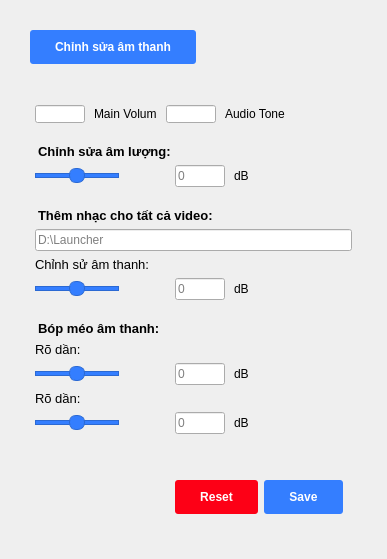
              <widget class="QFrame" name="layoutEditAudio">
               <property name="styleSheet">
                <string notr="true">#layoutEditAudio {
background-color: white;      /* Màu nền */
    border-radius: 10px;          /* Bo viền 10px */
    border: 2px solid #cccccc;    /* Viền màu xám nhạt */
margin:15px;
}</string>
               </property>
               <layout class="QVBoxLayout" name="verticalLayout_50">
                <property name="leftMargin">
                 <number>30</number>
                </property>
                <property name="topMargin">
                 <number>30</number>
                </property>
                <property name="rightMargin">
                 <number>30</number>
                </property>
                <property name="bottomMargin">
                 <number>30</number>
                </property>
                <item>
                 <widget class="QPushButton" name="btnEditAudio">
                  <property name="sizePolicy">
                   <sizepolicy hsizetype="Fixed" vsizetype="Fixed">
                    <horstretch>0</horstretch>
                    <verstretch>0</verstretch>
                   </sizepolicy>
                  </property>
                  <property name="styleSheet">
                   <string notr="true">QPushButton {
    background-color: #347EFF; /* Màu xanh */
    color: white;              /* Chữ màu trắng */      
    font-weight: bold;         /* In đậm */
    border-radius: 3px;        /* Bo góc */
    padding: 6px 12px;         /* Khoảng cách lề */
    border: none;              /* Không viền */
 padding: 10px 25px 10px 25px; 
}

/* Khi hover */
QPushButton:hover {
    background-color: #286BE6; /* Màu xanh đậm hơn */
}

/* Khi nhấn */
QPushButton:pressed {
    background-color: #1F58C2; /* Màu xanh tối hơn khi nhấn */
}</string>
                  </property>
                  <property name="text">
                   <string>Chỉnh sửa âm thanh</string>
                  </property>
                 </widget>
                </item>
                <item>
                 <widget class="QWidget" name="editAudioMainLayout" native="true">
                  <layout class="QVBoxLayout" name="verticalLayout_14" stretch="0,0,0,0,0,0,0,0,0,0,0,0,0">
                   <property name="leftMargin">
                    <number>5</number>
                   </property>
                   <property name="topMargin">
                    <number>5</number>
                   </property>
                   <property name="rightMargin">
                    <number>5</number>
                   </property>
                   <property name="bottomMargin">
                    <number>5</number>
                   </property>
                   <item alignment="Qt::AlignLeft">
                    <widget class="QFrame" name="frame_2">
                     <property name="styleSheet">
                      <string notr="true">margin: 15px 0px 0px 0px</string>
                     </property>
                     <layout class="QHBoxLayout" name="volumMainLayout">
                      <property name="leftMargin">
                       <number>0</number>
                      </property>
                      <property name="topMargin">
                       <number>0</number>
                      </property>
                      <property name="rightMargin">
                       <number>0</number>
                      </property>
                      <property name="bottomMargin">
                       <number>0</number>
                      </property>
                      <item>
                       <widget class="QLineEdit" name="txtMainVolum">
                        <property name="sizePolicy">
                         <sizepolicy hsizetype="Fixed" vsizetype="Fixed">
                          <horstretch>0</horstretch>
                          <verstretch>0</verstretch>
                         </sizepolicy>
                        </property>
                        <property name="maximumSize">
                         <size>
                          <width>50</width>
                          <height>16777215</height>
                         </size>
                        </property>
                       </widget>
                      </item>
                      <item>
                       <widget class="QLabel" name="label_93">
                        <property name="sizePolicy">
                         <sizepolicy hsizetype="Fixed" vsizetype="Fixed">
                          <horstretch>0</horstretch>
                          <verstretch>0</verstretch>
                         </sizepolicy>
                        </property>
                        <property name="text">
                         <string>Main Volum</string>
                        </property>
                       </widget>
                      </item>
                      <item>
                       <widget class="QLineEdit" name="txtAudioTone">
                        <property name="sizePolicy">
                         <sizepolicy hsizetype="Fixed" vsizetype="Fixed">
                          <horstretch>0</horstretch>
                          <verstretch>0</verstretch>
                         </sizepolicy>
                        </property>
                        <property name="maximumSize">
                         <size>
                          <width>50</width>
                          <height>16777215</height>
                         </size>
                        </property>
                       </widget>
                      </item>
                      <item>
                       <widget class="QLabel" name="label_94">
                        <property name="sizePolicy">
                         <sizepolicy hsizetype="Fixed" vsizetype="Fixed">
                          <horstretch>0</horstretch>
                          <verstretch>0</verstretch>
                         </sizepolicy>
                        </property>
                        <property name="text">
                         <string>Audio Tone</string>
                        </property>
                       </widget>
                      </item>
                     </layout>
                    </widget>
                   </item>
                   <item>
                    <widget class="QLabel" name="label_107">
                     <property name="sizePolicy">
                      <sizepolicy hsizetype="Preferred" vsizetype="Fixed">
                       <horstretch>0</horstretch>
                       <verstretch>0</verstretch>
                      </sizepolicy>
                     </property>
                     <property name="font">
                      <font>
                       <pointsize>10</pointsize>
                       <weight>75</weight>
                       <bold>true</bold>
                      </font>
                     </property>
                     <property name="styleSheet">
                      <string notr="true">margin: 15px 0px 0px 0px</string>
                     </property>
                     <property name="text">
                      <string>Chỉnh sửa âm lượng:</string>
                     </property>
                     <property name="scaledContents">
                      <bool>true</bool>
                     </property>
                    </widget>
                   </item>
                   <item>
                    <layout class="QHBoxLayout" name="upVolumLayout">
                     <item>
                      <widget class="QSlider" name="sliderEditVolum">
                       <property name="styleSheet">
                        <string notr="true">QSlider{
margin: 0px 50px 0px 0px
}

QSlider::groove:horizontal {
                border: 1px solid rgb(43, 105, 211);
                height: 3px;
                background: rgb(52, 126, 255);
                margin: 2px 0;
            }
            QSlider::handle:horizontal {
                background: rgb(52, 126, 255);
                border: 1px solid rgb(43, 105, 211);
                width: 14px;
                height: 20px;
                margin: -6px 0;
                border-radius: 7px;
            }
            QSlider::handle:horizontal:hover {
                background: rgb(26, 63, 127);
            }</string>
                       </property>
                       <property name="maximum">
                        <number>100</number>
                       </property>
                       <property name="value">
                        <number>50</number>
                       </property>
                       <property name="orientation">
                        <enum>Qt::Horizontal</enum>
                       </property>
                      </widget>
                     </item>
                     <item>
                      <widget class="QLineEdit" name="txtNumberVolum">
                       <property name="sizePolicy">
                        <sizepolicy hsizetype="Fixed" vsizetype="Fixed">
                         <horstretch>0</horstretch>
                         <verstretch>0</verstretch>
                        </sizepolicy>
                       </property>
                       <property name="maximumSize">
                        <size>
                         <width>50</width>
                         <height>16777215</height>
                        </size>
                       </property>
                       <property name="styleSheet">
                        <string notr="true"/>
                       </property>
                       <property name="placeholderText">
                        <string>0</string>
                       </property>
                      </widget>
                     </item>
                     <item>
                      <widget class="QLabel" name="label_96">
                       <property name="sizePolicy">
                        <sizepolicy hsizetype="Fixed" vsizetype="Fixed">
                         <horstretch>0</horstretch>
                         <verstretch>0</verstretch>
                        </sizepolicy>
                       </property>
                       <property name="styleSheet">
                        <string notr="true">margin: 0px 100px 0px 0px</string>
                       </property>
                       <property name="text">
                        <string>dB</string>
                       </property>
                      </widget>
                     </item>
                    </layout>
                   </item>
                   <item>
                    <widget class="QLabel" name="label_99">
                     <property name="sizePolicy">
                      <sizepolicy hsizetype="Preferred" vsizetype="Fixed">
                       <horstretch>0</horstretch>
                       <verstretch>0</verstretch>
                      </sizepolicy>
                     </property>
                     <property name="font">
                      <font>
                       <pointsize>10</pointsize>
                       <weight>75</weight>
                       <bold>true</bold>
                      </font>
                     </property>
                     <property name="styleSheet">
                      <string notr="true">margin: 15px 0px 0px 0px</string>
                     </property>
                     <property name="text">
                      <string>Thêm nhạc cho tất cả video:</string>
                     </property>
                     <property name="scaledContents">
                      <bool>true</bool>
                     </property>
                    </widget>
                   </item>
                   <item>
                    <widget class="QLineEdit" name="txtFolderMusicVideo">
                     <property name="placeholderText">
                      <string>D:\Launcher</string>
                     </property>
                    </widget>
                   </item>
                   <item>
                    <widget class="QLabel" name="label_95">
                     <property name="sizePolicy">
                      <sizepolicy hsizetype="Preferred" vsizetype="Fixed">
                       <horstretch>0</horstretch>
                       <verstretch>0</verstretch>
                      </sizepolicy>
                     </property>
                     <property name="font">
                      <font>
                       <pointsize>10</pointsize>
                       <weight>50</weight>
                       <bold>false</bold>
                      </font>
                     </property>
                     <property name="text">
                      <string>Chỉnh sử âm thanh:</string>
                     </property>
                     <property name="scaledContents">
                      <bool>true</bool>
                     </property>
                    </widget>
                   </item>
                   <item>
                    <layout class="QHBoxLayout" name="editVolumeSizeLayout">
                     <item>
                      <widget class="QSlider" name="sliderAudioEdit">
                       <property name="styleSheet">
                        <string notr="true">QSlider{
margin: 0px 50px 0px 0px
}

QSlider::groove:horizontal {
                border: 1px solid rgb(43, 105, 211);
                height: 3px;
                background: rgb(52, 126, 255);
                margin: 2px 0;
            }
            QSlider::handle:horizontal {
                background: rgb(52, 126, 255);
                border: 1px solid rgb(43, 105, 211);
                width: 14px;
                height: 20px;
                margin: -6px 0;
                border-radius: 7px;
            }
            QSlider::handle:horizontal:hover {
                background: rgb(26, 63, 127);
            }</string>
                       </property>
                       <property name="maximum">
                        <number>100</number>
                       </property>
                       <property name="value">
                        <number>50</number>
                       </property>
                       <property name="orientation">
                        <enum>Qt::Horizontal</enum>
                       </property>
                      </widget>
                     </item>
                     <item>
                      <widget class="QLineEdit" name="txtEditAudio">
                       <property name="sizePolicy">
                        <sizepolicy hsizetype="Fixed" vsizetype="Fixed">
                         <horstretch>0</horstretch>
                         <verstretch>0</verstretch>
                        </sizepolicy>
                       </property>
                       <property name="maximumSize">
                        <size>
                         <width>50</width>
                         <height>16777215</height>
                        </size>
                       </property>
                       <property name="styleSheet">
                        <string notr="true"/>
                       </property>
                       <property name="placeholderText">
                        <string>0</string>
                       </property>
                      </widget>
                     </item>
                     <item>
                      <widget class="QLabel" name="label_108">
                       <property name="sizePolicy">
                        <sizepolicy hsizetype="Fixed" vsizetype="Fixed">
                         <horstretch>0</horstretch>
                         <verstretch>0</verstretch>
                        </sizepolicy>
                       </property>
                       <property name="styleSheet">
                        <string notr="true">margin: 0px 100px 0px 0px</string>
                       </property>
                       <property name="text">
                        <string>dB</string>
                       </property>
                      </widget>
                     </item>
                    </layout>
                   </item>
                   <item>
                    <widget class="QLabel" name="label_97">
                     <property name="sizePolicy">
                      <sizepolicy hsizetype="Preferred" vsizetype="Fixed">
                       <horstretch>0</horstretch>
                       <verstretch>0</verstretch>
                      </sizepolicy>
                     </property>
                     <property name="font">
                      <font>
                       <pointsize>10</pointsize>
                       <weight>75</weight>
                       <bold>true</bold>
                      </font>
                     </property>
                     <property name="styleSheet">
                      <string notr="true">margin: 15px 0px 0px 0px</string>
                     </property>
                     <property name="text">
                      <string>Bóp méo âm thanh:</string>
                     </property>
                     <property name="scaledContents">
                      <bool>true</bool>
                     </property>
                    </widget>
                   </item>
                   <item>
                    <widget class="QLabel" name="label_109">
                     <property name="sizePolicy">
                      <sizepolicy hsizetype="Preferred" vsizetype="Fixed">
                       <horstretch>0</horstretch>
                       <verstretch>0</verstretch>
                      </sizepolicy>
                     </property>
                     <property name="font">
                      <font>
                       <pointsize>10</pointsize>
                       <weight>50</weight>
                       <bold>false</bold>
                      </font>
                     </property>
                     <property name="text">
                      <string>Rõ dần:</string>
                     </property>
                     <property name="scaledContents">
                      <bool>true</bool>
                     </property>
                    </widget>
                   </item>
                   <item>
                    <layout class="QHBoxLayout" name="smallToBigVolumeLayout">
                     <item>
                      <widget class="QSlider" name="horizontalSlider_2">
                       <property name="styleSheet">
                        <string notr="true">QSlider{
margin: 0px 50px 0px 0px
}

QSlider::groove:horizontal {
                border: 1px solid rgb(43, 105, 211);
                height: 3px;
                background: rgb(52, 126, 255);
                margin: 2px 0;
            }
            QSlider::handle:horizontal {
                background: rgb(52, 126, 255);
                border: 1px solid rgb(43, 105, 211);
                width: 14px;
                height: 20px;
                margin: -6px 0;
                border-radius: 7px;
            }
            QSlider::handle:horizontal:hover {
                background: rgb(26, 63, 127);
            }</string>
                       </property>
                       <property name="maximum">
                        <number>100</number>
                       </property>
                       <property name="value">
                        <number>50</number>
                       </property>
                       <property name="orientation">
                        <enum>Qt::Horizontal</enum>
                       </property>
                      </widget>
                     </item>
                     <item>
                      <widget class="QLineEdit" name="txtFadeIn">
                       <property name="sizePolicy">
                        <sizepolicy hsizetype="Fixed" vsizetype="Fixed">
                         <horstretch>0</horstretch>
                         <verstretch>0</verstretch>
                        </sizepolicy>
                       </property>
                       <property name="maximumSize">
                        <size>
                         <width>50</width>
                         <height>16777215</height>
                        </size>
                       </property>
                       <property name="styleSheet">
                        <string notr="true"/>
                       </property>
                       <property name="placeholderText">
                        <string>0</string>
                       </property>
                      </widget>
                     </item>
                     <item>
                      <widget class="QLabel" name="label_98">
                       <property name="sizePolicy">
                        <sizepolicy hsizetype="Fixed" vsizetype="Fixed">
                         <horstretch>0</horstretch>
                         <verstretch>0</verstretch>
                        </sizepolicy>
                       </property>
                       <property name="styleSheet">
                        <string notr="true">margin: 0px 100px 0px 0px</string>
                       </property>
                       <property name="text">
                        <string>dB</string>
                       </property>
                      </widget>
                     </item>
                    </layout>
                   </item>
                   <item>
                    <widget class="QLabel" name="label_111">
                     <property name="sizePolicy">
                      <sizepolicy hsizetype="Preferred" vsizetype="Fixed">
                       <horstretch>0</horstretch>
                       <verstretch>0</verstretch>
                      </sizepolicy>
                     </property>
                     <property name="font">
                      <font>
                       <pointsize>10</pointsize>
                       <weight>50</weight>
                       <bold>false</bold>
                      </font>
                     </property>
                     <property name="text">
                      <string>Rõ dần:</string>
                     </property>
                     <property name="scaledContents">
                      <bool>true</bool>
                     </property>
                    </widget>
                   </item>
                   <item>
                    <layout class="QHBoxLayout" name="bigToSmallVolume">
                     <item>
                      <widget class="QSlider" name="horizontalSlider_6">
                       <property name="styleSheet">
                        <string notr="true">QSlider{
margin: 0px 50px 0px 0px
}

QSlider::groove:horizontal {
                border: 1px solid rgb(43, 105, 211);
                height: 3px;
                background: rgb(52, 126, 255);
                margin: 2px 0;
            }
            QSlider::handle:horizontal {
                background: rgb(52, 126, 255);
                border: 1px solid rgb(43, 105, 211);
                width: 14px;
                height: 20px;
                margin: -6px 0;
                border-radius: 7px;
            }
            QSlider::handle:horizontal:hover {
                background: rgb(26, 63, 127);
            }</string>
                       </property>
                       <property name="maximum">
                        <number>100</number>
                       </property>
                       <property name="value">
                        <number>50</number>
                       </property>
                       <property name="orientation">
                        <enum>Qt::Horizontal</enum>
                       </property>
                      </widget>
                     </item>
                     <item>
                      <widget class="QLineEdit" name="txtFadeOut">
                       <property name="sizePolicy">
                        <sizepolicy hsizetype="Fixed" vsizetype="Fixed">
                         <horstretch>0</horstretch>
                         <verstretch>0</verstretch>
                        </sizepolicy>
                       </property>
                       <property name="maximumSize">
                        <size>
                         <width>50</width>
                         <height>16777215</height>
                        </size>
                       </property>
                       <property name="styleSheet">
                        <string notr="true"/>
                       </property>
                       <property name="placeholderText">
                        <string>0</string>
                       </property>
                      </widget>
                     </item>
                     <item>
                      <widget class="QLabel" name="label_110">
                       <property name="sizePolicy">
                        <sizepolicy hsizetype="Fixed" vsizetype="Fixed">
                         <horstretch>0</horstretch>
                         <verstretch>0</verstretch>
                        </sizepolicy>
                       </property>
                       <property name="styleSheet">
                        <string notr="true">margin: 0px 100px 0px 0px</string>
                       </property>
                       <property name="text">
                        <string>dB</string>
                       </property>
                      </widget>
                     </item>
                    </layout>
                   </item>
                   <item alignment="Qt::AlignRight">
                    <widget class="QFrame" name="frame_3">
                     <property name="styleSheet">
                      <string notr="true">margin: 15px 0px 0px 0px</string>
                     </property>
                     <layout class="QHBoxLayout" name="editAudioSaveResetLayout">
                      <property name="topMargin">
                       <number>10</number>
                      </property>
                      <property name="bottomMargin">
                       <number>10</number>
                      </property>
                      <item>
                       <widget class="QPushButton" name="pushButton_8">
                        <property name="sizePolicy">
                         <sizepolicy hsizetype="Fixed" vsizetype="Fixed">
                          <horstretch>0</horstretch>
                          <verstretch>0</verstretch>
                         </sizepolicy>
                        </property>
                        <property name="styleSheet">
                         <string notr="true">QPushButton {
    background-color: rgb(253, 0, 22); /* Màu xanh */
    color: white;              /* Chữ màu trắng */      
    font-weight: bold;         /* In đậm */
    border-radius: 3px;        /* Bo góc */
    padding: 6px 12px;         /* Khoảng cách lề */
    border: none;              /* Không viền */
 padding: 10px 25px 10px 25px; 
}

/* Khi hover */
QPushButton:hover {
    background-color: rgb(217, 0, 21); /* Màu xanh đậm hơn */
}

/* Khi nhấn */
QPushButton:pressed {
    background-color: rgb(124, 0, 12); /* Màu xanh tối hơn khi nhấn */
}</string>
                        </property>
                        <property name="text">
                         <string>Reset</string>
                        </property>
                       </widget>
                      </item>
                      <item>
                       <widget class="QPushButton" name="btnSaveAudioSetting">
                        <property name="sizePolicy">
                         <sizepolicy hsizetype="Fixed" vsizetype="Fixed">
                          <horstretch>0</horstretch>
                          <verstretch>0</verstretch>
                         </sizepolicy>
                        </property>
                        <property name="styleSheet">
                         <string notr="true">QPushButton {
    background-color: #347EFF; /* Màu xanh */
    color: white;              /* Chữ màu trắng */      
    font-weight: bold;         /* In đậm */
    border-radius: 3px;        /* Bo góc */
    padding: 6px 12px;         /* Khoảng cách lề */
    border: none;              /* Không viền */
 padding: 10px 25px 10px 25px; 
}

/* Khi hover */
QPushButton:hover {
    background-color: #286BE6; /* Màu xanh đậm hơn */
}

/* Khi nhấn */
QPushButton:pressed {
    background-color: #1F58C2; /* Màu xanh tối hơn khi nhấn */
}</string>
                        </property>
                        <property name="text">
                         <string>Save</string>
                        </property>
                       </widget>
                      </item>
                     </layout>
                    </widget>
                   </item>
                  </layout>
                 </widget>
                </item>
               </layout>
              </widget>
